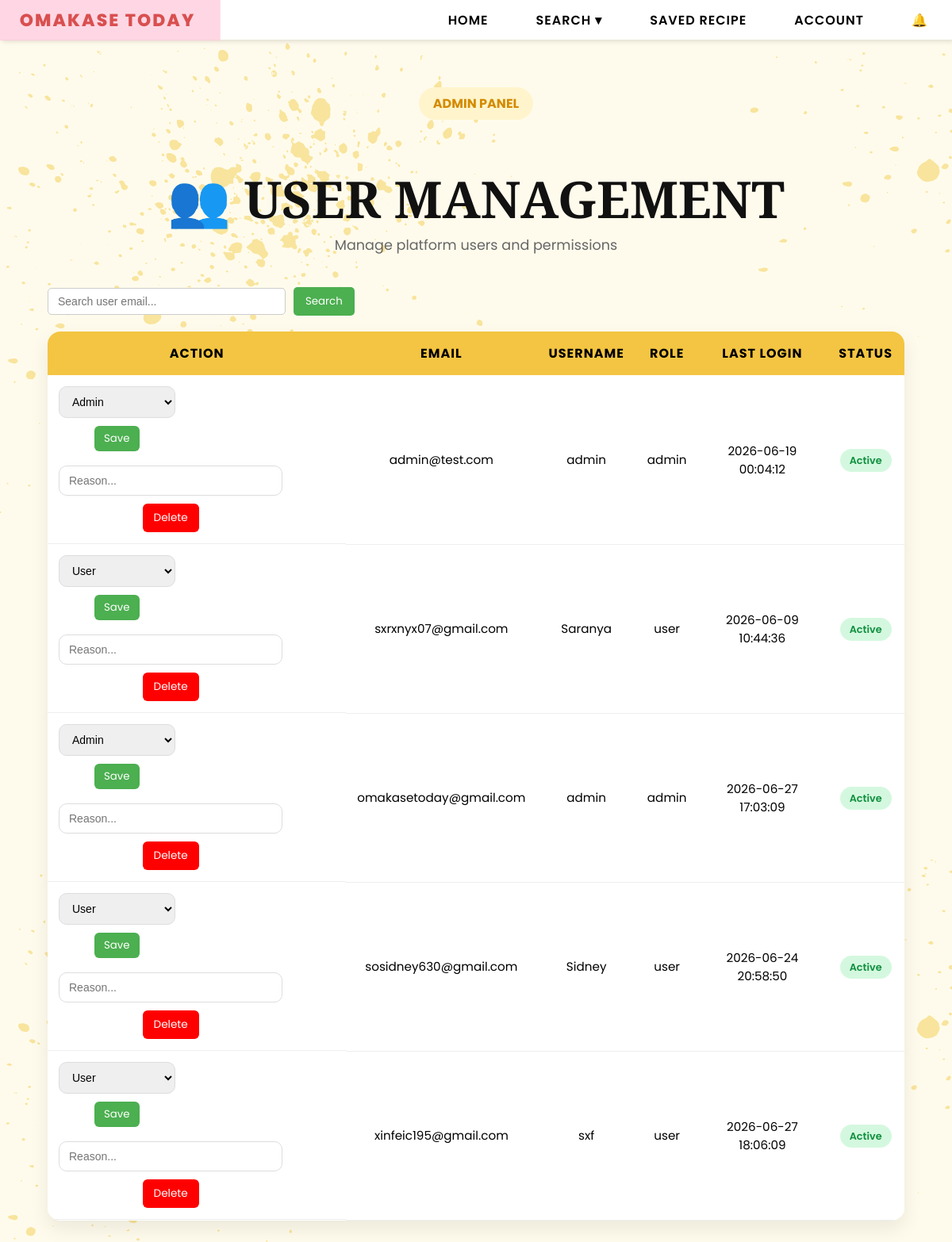
Before: /admin/users (signed in) with the older database file.
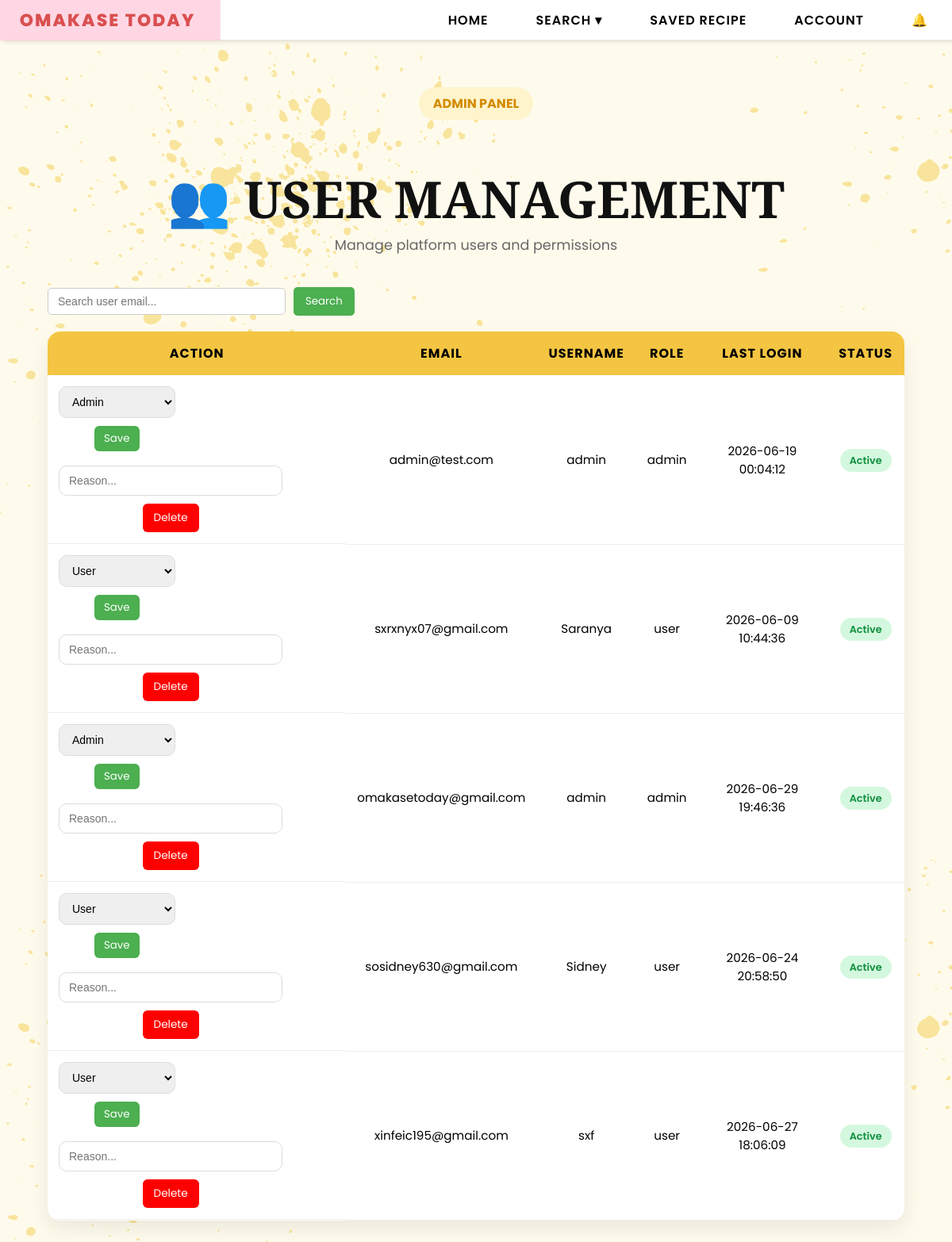
After: the same page with the newer database file.
### tables this page shows
CREATE TABLE users (
        email TEXT PRIMARY KEY,
        username TEXT,
        password TEXT,
        bio TEXT,
        profile_pic TEXT,
        role TEXT DEFAULT 'user'
    , reset_token TEXT, reset_used INTEGER DEFAULT 0, reset_viewed INTEGER DEFAULT 0, last_login TEXT);

### app.py (the view)
@app.route("/admin/users")
def admin_users():
    if session.get("role") != "admin":
        return "403 Forbidden"
    conn = sqlite3.connect(DB_PATH)
    c = conn.cursor()
    c.execute("""
        SELECT email,
            username,
            role,
            last_login
        FROM users
    """)
    users = c.fetchall()
    conn.close()
    six_months_ago = (
            datetime.now() - timedelta(days=180)
        )
    processed_users = []
    for user in users:
        status = "Inactive"
        if user[3]:
            try:
                last_login = datetime.strptime(
                    user[3],
                    "%Y-%m-%d %H:%M:%S"
                )
                if last_login > six_months_ago:
                    status = "Active"
            except:
                status = "Inactive"
        processed_users.append(
            (
                user[0],  # email
                user[1],  # username
                user[2],  # role
                user[3],  # last_login
                status    # active/inactive
            )
        )
    return render_template(
        "admin_users.html",
        users=processed_users
    )

### templates/admin_users.html (shortened to what this page needs)
{% extends "base.html" %}
{% block content %}
<div class="admin-users-wrapper">
    <div class="page-hero">
        <span class="hero-tag">
            ADMIN PANEL
        </span>
        <h1 class="page-title">
            👥 USER MANAGEMENT
        </h1>
        <p class="page-subtitle">
            Manage platform users and permissions
        </p>
    </div>
    <div class="admin-controls">
        <input type="text" id="userSearch" class="search-input"
            placeholder="Search user email...">
        <button onclick="filterUsers()" class="search-btn">
            Search
        </button>
    </div>
    <table class="users-table">
        <thead>
            <tr>
                <th>ACTION</th>
                <th>EMAIL</th>
                <th>USERNAME</th>
                <th>ROLE</th>
                <th>LAST LOGIN</th>
                <th>STATUS</th>
            </tr>
        </thead>
        <tbody id="userBody">
            {% for u in users %}
            <tr>
                <td style="display:flex; gap:8px; flex-wrap:wrap;">
                    <form action="/admin/users/update/{{ u[0] }}" method="POST">
                        <select name="role">
                            <option value="user" {% if u[2]=='user' %}selected{% endif %}>User</option>
                            <option value="admin" {% if u[2]=='admin' %}selected{% endif %}>Admin</option>
                        </select>
                        <button type="submit" class="update-btn">Save</button>
                    </form>
                    <form action="/admin/delete/{{ u[0] }}" method="POST"
                          onsubmit="return confirmDelete(this)">
                        <input type="text" name="reason"
                               placeholder="Reason..."
                               required
                               class="reason-input">
                        <button type="submit" class="delete-btn">
                            Delete
                        </button>
                    </form>
                </td>
                <td>{{ u[0] }}</td>
                <td>{{ u[1] }}</td>
                <td>{{ u[2] }}</td>
                <td>
                    {% if u[3] %}
                        {{ u[3] }}
                    {% else %}
                        Never Logged In
                    {% endif %}
                </td>
                <td>
                    <span class="
                        status-badge
                        {% if u[4] == 'Active' %}
                            active-status
                        {% else %}
                            inactive-status
                        {% endif %}
                    ">
                        {{ u[4] }}
                    </span>
                </td>
            </tr>
            {% endfor %}
        </tbody>
    </table>
</div>
{% endblock %}

Changed rows visible on the page:
changed users "omakasetoday@gmail.com": last_login "2026-06-27 17:03:09" → "2026-06-29 19:46:36"
